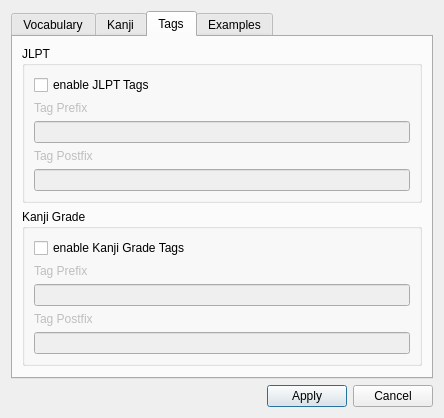
<?xml version="1.0" encoding="UTF-8"?>
<ui version="4.0">
 <class>Settings</class>
 <widget class="QDialog" name="Settings">
  <property name="geometry">
   <rect>
    <x>0</x>
    <y>0</y>
    <width>444</width>
    <height>387</height>
   </rect>
  </property>
  <property name="windowTitle">
   <string>Kanji Extractor Settings</string>
  </property>
  <layout class="QVBoxLayout" name="verticalLayout">
   <item>
    <widget class="QTabWidget" name="tabWidget">
     <property name="currentIndex">
      <number>2</number>
     </property>
     <widget class="QWidget" name="tab">
      <attribute name="title">
       <string>Vocabulary</string>
      </attribute>
      <layout class="QVBoxLayout" name="verticalLayout_2">
       <item>
        <widget class="QLabel" name="label">
         <property name="sizePolicy">
          <sizepolicy hsizetype="Preferred" vsizetype="Preferred">
           <horstretch>0</horstretch>
           <verstretch>0</verstretch>
          </sizepolicy>
         </property>
         <property name="text">
          <string>Select the note type used for vocabulary:</string>
         </property>
         <property name="buddy">
          <cstring>vocab_model</cstring>
         </property>
        </widget>
       </item>
       <item>
        <widget class="QComboBox" name="vocab_model"/>
       </item>
       <item>
        <widget class="QLabel" name="label_2">
         <property name="sizePolicy">
          <sizepolicy hsizetype="Preferred" vsizetype="Maximum">
           <horstretch>0</horstretch>
           <verstretch>0</verstretch>
          </sizepolicy>
         </property>
         <property name="text">
          <string>Select the field containing the expression:</string>
         </property>
         <property name="buddy">
          <cstring>vocab_field</cstring>
         </property>
        </widget>
       </item>
       <item>
        <widget class="QComboBox" name="vocab_field"/>
       </item>
       <item>
        <spacer name="verticalSpacer_2">
         <property name="orientation">
          <enum>Qt::Vertical</enum>
         </property>
         <property name="sizeType">
          <enum>QSizePolicy::Expanding</enum>
         </property>
         <property name="sizeHint" stdset="0">
          <size>
           <width>20</width>
           <height>40</height>
          </size>
         </property>
        </spacer>
       </item>
      </layout>
     </widget>
     <widget class="QWidget" name="tab_2">
      <attribute name="title">
       <string>Kanji</string>
      </attribute>
      <layout class="QVBoxLayout" name="verticalLayout_4">
       <item>
        <widget class="QLabel" name="label_13">
         <property name="text">
          <string>Select the deck for the kanji cards:</string>
         </property>
         <property name="buddy">
          <cstring>kanji_deck</cstring>
         </property>
        </widget>
       </item>
       <item>
        <widget class="QComboBox" name="kanji_deck"/>
       </item>
       <item>
        <widget class="QLabel" name="label_14">
         <property name="text">
          <string>Select the note type:</string>
         </property>
         <property name="buddy">
          <cstring>kanji_model</cstring>
         </property>
        </widget>
       </item>
       <item>
        <widget class="QComboBox" name="kanji_model"/>
       </item>
       <item>
        <widget class="QLabel" name="label_17">
         <property name="text">
          <string>Select the fields:</string>
         </property>
        </widget>
       </item>
       <item>
        <layout class="QGridLayout" name="gridLayout">
         <item row="9" column="0">
          <widget class="QLabel" name="label_5">
           <property name="text">
            <string>Stroke Count</string>
           </property>
           <property name="buddy">
            <cstring>cb_strokecount</cstring>
           </property>
          </widget>
         </item>
         <item row="6" column="0">
          <widget class="QLabel" name="label_4">
           <property name="text">
            <string>OnYomi</string>
           </property>
           <property name="buddy">
            <cstring>cb_onyomi</cstring>
           </property>
          </widget>
         </item>
         <item row="1" column="0">
          <widget class="QLabel" name="label_6">
           <property name="text">
            <string>Meaning</string>
           </property>
           <property name="buddy">
            <cstring>cb_meaning</cstring>
           </property>
          </widget>
         </item>
         <item row="0" column="0">
          <widget class="QLabel" name="label_7">
           <property name="text">
            <string>Kanji</string>
           </property>
           <property name="buddy">
            <cstring>cb_kanji</cstring>
           </property>
          </widget>
         </item>
         <item row="7" column="0">
          <widget class="QLabel" name="label_3">
           <property name="text">
            <string>KunYomi</string>
           </property>
           <property name="buddy">
            <cstring>cb_kunyomi</cstring>
           </property>
          </widget>
         </item>
         <item row="8" column="0">
          <widget class="QLabel" name="label_16">
           <property name="text">
            <string>Radical</string>
           </property>
           <property name="buddy">
            <cstring>cb_radical</cstring>
           </property>
          </widget>
         </item>
         <item row="10" column="0">
          <widget class="QLabel" name="label_15">
           <property name="text">
            <string>Frequency</string>
           </property>
           <property name="buddy">
            <cstring>cb_frequency</cstring>
           </property>
          </widget>
         </item>
         <item row="0" column="1">
          <widget class="QComboBox" name="cb_kanji">
           <property name="insertPolicy">
            <enum>QComboBox::InsertAtBottom</enum>
           </property>
          </widget>
         </item>
         <item row="1" column="1">
          <widget class="QComboBox" name="cb_meaning">
           <property name="insertPolicy">
            <enum>QComboBox::InsertAtBottom</enum>
           </property>
          </widget>
         </item>
         <item row="6" column="1">
          <widget class="QComboBox" name="cb_onyomi">
           <property name="insertPolicy">
            <enum>QComboBox::InsertAtBottom</enum>
           </property>
          </widget>
         </item>
         <item row="7" column="1">
          <widget class="QComboBox" name="cb_kunyomi">
           <property name="insertPolicy">
            <enum>QComboBox::InsertAtBottom</enum>
           </property>
          </widget>
         </item>
         <item row="8" column="1">
          <widget class="QComboBox" name="cb_radical">
           <property name="insertPolicy">
            <enum>QComboBox::InsertAtBottom</enum>
           </property>
          </widget>
         </item>
         <item row="9" column="1">
          <widget class="QComboBox" name="cb_strokecount">
           <property name="insertPolicy">
            <enum>QComboBox::InsertAtBottom</enum>
           </property>
          </widget>
         </item>
         <item row="10" column="1">
          <widget class="QComboBox" name="cb_frequency">
           <property name="insertPolicy">
            <enum>QComboBox::InsertAtBottom</enum>
           </property>
          </widget>
         </item>
        </layout>
       </item>
       <item>
        <spacer name="verticalSpacer_3">
         <property name="orientation">
          <enum>Qt::Vertical</enum>
         </property>
         <property name="sizeHint" stdset="0">
          <size>
           <width>20</width>
           <height>40</height>
          </size>
         </property>
        </spacer>
       </item>
      </layout>
     </widget>
     <widget class="QWidget" name="tab_3">
      <attribute name="title">
       <string>Tags</string>
      </attribute>
      <layout class="QVBoxLayout" name="verticalLayout_3">
       <item>
        <widget class="QGroupBox" name="groupBox">
         <property name="title">
          <string>JLPT</string>
         </property>
         <layout class="QVBoxLayout" name="verticalLayout_6">
          <item>
           <widget class="QCheckBox" name="jlpt_check">
            <property name="text">
             <string>enable JLPT Tags</string>
            </property>
           </widget>
          </item>
          <item>
           <widget class="QLabel" name="jlpt_prefix_label">
            <property name="enabled">
             <bool>false</bool>
            </property>
            <property name="text">
             <string>Tag Prefix</string>
            </property>
           </widget>
          </item>
          <item>
           <widget class="QLineEdit" name="jlpt_prefix_line">
            <property name="enabled">
             <bool>false</bool>
            </property>
            <property name="text">
             <string/>
            </property>
            <property name="clearButtonEnabled">
             <bool>false</bool>
            </property>
           </widget>
          </item>
          <item>
           <widget class="QLabel" name="jlpt_postfix_label">
            <property name="enabled">
             <bool>false</bool>
            </property>
            <property name="text">
             <string>Tag Postfix</string>
            </property>
           </widget>
          </item>
          <item>
           <widget class="QLineEdit" name="jlpt_postfix_line">
            <property name="enabled">
             <bool>false</bool>
            </property>
           </widget>
          </item>
         </layout>
        </widget>
       </item>
       <item>
        <widget class="QGroupBox" name="groupBox_2">
         <property name="enabled">
          <bool>true</bool>
         </property>
         <property name="title">
          <string>Kanji Grade</string>
         </property>
         <layout class="QVBoxLayout" name="verticalLayout_7">
          <item>
           <widget class="QCheckBox" name="grade_check">
            <property name="text">
             <string>enable Kanji Grade Tags</string>
            </property>
           </widget>
          </item>
          <item>
           <widget class="QLabel" name="grade_prefix_label">
            <property name="enabled">
             <bool>false</bool>
            </property>
            <property name="text">
             <string>Tag Prefix</string>
            </property>
           </widget>
          </item>
          <item>
           <widget class="QLineEdit" name="grade_prefix_line">
            <property name="enabled">
             <bool>false</bool>
            </property>
            <property name="text">
             <string/>
            </property>
           </widget>
          </item>
          <item>
           <widget class="QLabel" name="grade_postfix_label">
            <property name="enabled">
             <bool>false</bool>
            </property>
            <property name="text">
             <string>Tag Postfix</string>
            </property>
           </widget>
          </item>
          <item>
           <widget class="QLineEdit" name="grade_postfix_line">
            <property name="enabled">
             <bool>false</bool>
            </property>
           </widget>
          </item>
         </layout>
        </widget>
       </item>
       <item>
        <spacer name="verticalSpacer_4">
         <property name="orientation">
          <enum>Qt::Vertical</enum>
         </property>
         <property name="sizeHint" stdset="0">
          <size>
           <width>20</width>
           <height>40</height>
          </size>
         </property>
        </spacer>
       </item>
      </layout>
     </widget>
     <widget class="QWidget" name="tab_4">
      <attribute name="title">
       <string>Examples</string>
      </attribute>
      <layout class="QVBoxLayout" name="verticalLayout_5">
       <item>
        <widget class="QCheckBox" name="checkBox_2">
         <property name="text">
          <string>Add example words to kanji notes</string>
         </property>
        </widget>
       </item>
       <item>
        <widget class="QLabel" name="label_9">
         <property name="text">
          <string>Select the field containing the Japanese expression:</string>
         </property>
        </widget>
       </item>
       <item>
        <widget class="QComboBox" name="comboBox_6"/>
       </item>
       <item>
        <widget class="QLabel" name="label_8">
         <property name="text">
          <string>Select the field containing the meaning:</string>
         </property>
        </widget>
       </item>
       <item>
        <widget class="QComboBox" name="comboBox_5"/>
       </item>
       <item>
        <widget class="QLabel" name="label_12">
         <property name="text">
          <string>Set the limit for example words:</string>
         </property>
        </widget>
       </item>
       <item>
        <widget class="QLineEdit" name="lineEdit_5"/>
       </item>
       <item>
        <widget class="QLabel" name="label_10">
         <property name="text">
          <string>Select the field where the example words should be stored:</string>
         </property>
        </widget>
       </item>
       <item>
        <widget class="QComboBox" name="comboBox_7"/>
       </item>
       <item>
        <widget class="QLabel" name="label_11">
         <property name="text">
          <string>Select the field, where the example words with meaning should be stored:</string>
         </property>
        </widget>
       </item>
       <item>
        <widget class="QComboBox" name="comboBox_8"/>
       </item>
       <item>
        <spacer name="verticalSpacer">
         <property name="orientation">
          <enum>Qt::Vertical</enum>
         </property>
         <property name="sizeHint" stdset="0">
          <size>
           <width>20</width>
           <height>40</height>
          </size>
         </property>
        </spacer>
       </item>
      </layout>
     </widget>
    </widget>
   </item>
   <item>
    <layout class="QHBoxLayout" name="horizontalLayout">
     <item>
      <spacer name="horizontalSpacer">
       <property name="orientation">
        <enum>Qt::Horizontal</enum>
       </property>
       <property name="sizeHint" stdset="0">
        <size>
         <width>40</width>
         <height>20</height>
        </size>
       </property>
      </spacer>
     </item>
     <item>
      <widget class="QPushButton" name="apply_btn">
       <property name="text">
        <string>Apply</string>
       </property>
      </widget>
     </item>
     <item>
      <widget class="QPushButton" name="cancel_btn">
       <property name="text">
        <string>Cancel</string>
       </property>
      </widget>
     </item>
    </layout>
   </item>
  </layout>
 </widget>
 <resources/>
 <connections>
  <connection>
   <sender>jlpt_check</sender>
   <signal>toggled(bool)</signal>
   <receiver>jlpt_postfix_line</receiver>
   <slot>setEnabled(bool)</slot>
   <hints>
    <hint type="sourcelabel">
     <x>220</x>
     <y>71</y>
    </hint>
    <hint type="destinationlabel">
     <x>220</x>
     <y>159</y>
    </hint>
   </hints>
  </connection>
  <connection>
   <sender>jlpt_check</sender>
   <signal>toggled(bool)</signal>
   <receiver>jlpt_prefix_line</receiver>
   <slot>setEnabled(bool)</slot>
   <hints>
    <hint type="sourcelabel">
     <x>220</x>
     <y>71</y>
    </hint>
    <hint type="destinationlabel">
     <x>220</x>
     <y>114</y>
    </hint>
   </hints>
  </connection>
  <connection>
   <sender>grade_check</sender>
   <signal>toggled(bool)</signal>
   <receiver>grade_prefix_line</receiver>
   <slot>setEnabled(bool)</slot>
   <hints>
    <hint type="sourcelabel">
     <x>220</x>
     <y>217</y>
    </hint>
    <hint type="destinationlabel">
     <x>220</x>
     <y>260</y>
    </hint>
   </hints>
  </connection>
  <connection>
   <sender>grade_check</sender>
   <signal>toggled(bool)</signal>
   <receiver>grade_postfix_line</receiver>
   <slot>setEnabled(bool)</slot>
   <hints>
    <hint type="sourcelabel">
     <x>220</x>
     <y>217</y>
    </hint>
    <hint type="destinationlabel">
     <x>220</x>
     <y>305</y>
    </hint>
   </hints>
  </connection>
  <connection>
   <sender>jlpt_check</sender>
   <signal>toggled(bool)</signal>
   <receiver>jlpt_prefix_label</receiver>
   <slot>setEnabled(bool)</slot>
   <hints>
    <hint type="sourcelabel">
     <x>220</x>
     <y>71</y>
    </hint>
    <hint type="destinationlabel">
     <x>220</x>
     <y>92</y>
    </hint>
   </hints>
  </connection>
  <connection>
   <sender>jlpt_check</sender>
   <signal>toggled(bool)</signal>
   <receiver>jlpt_postfix_label</receiver>
   <slot>setEnabled(bool)</slot>
   <hints>
    <hint type="sourcelabel">
     <x>220</x>
     <y>71</y>
    </hint>
    <hint type="destinationlabel">
     <x>220</x>
     <y>137</y>
    </hint>
   </hints>
  </connection>
  <connection>
   <sender>grade_check</sender>
   <signal>toggled(bool)</signal>
   <receiver>grade_postfix_label</receiver>
   <slot>setEnabled(bool)</slot>
   <hints>
    <hint type="sourcelabel">
     <x>220</x>
     <y>217</y>
    </hint>
    <hint type="destinationlabel">
     <x>220</x>
     <y>283</y>
    </hint>
   </hints>
  </connection>
  <connection>
   <sender>grade_check</sender>
   <signal>toggled(bool)</signal>
   <receiver>grade_prefix_label</receiver>
   <slot>setEnabled(bool)</slot>
   <hints>
    <hint type="sourcelabel">
     <x>220</x>
     <y>217</y>
    </hint>
    <hint type="destinationlabel">
     <x>220</x>
     <y>238</y>
    </hint>
   </hints>
  </connection>
 </connections>
</ui>
